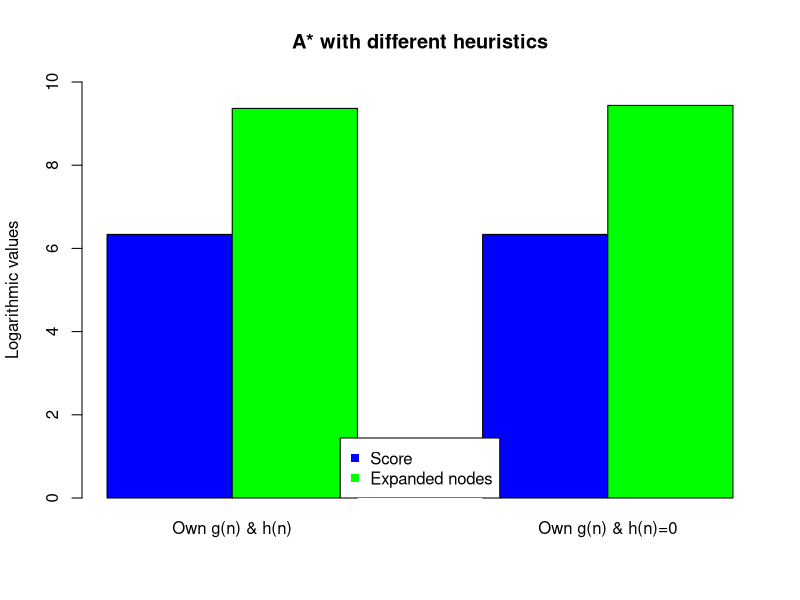

Recreate this plot in R.
own <- c(log(565), log(11674))
zero <- c(log(565), log(12560))

colors <- c("blue", "green", "blue", "green")

barplot(cbind(own, zero), beside = TRUE, names.arg = c("Own g(n) & h(n)", "Own g(n) & h(n)=0"), col = colors, ylim = c(0,10), main = "A* with different heuristics", ylab = "Logarithmic values")
legend("bottom", legend = c("Score", "Expanded nodes"), col=c("blue", "green"), pch = c(15,15))
